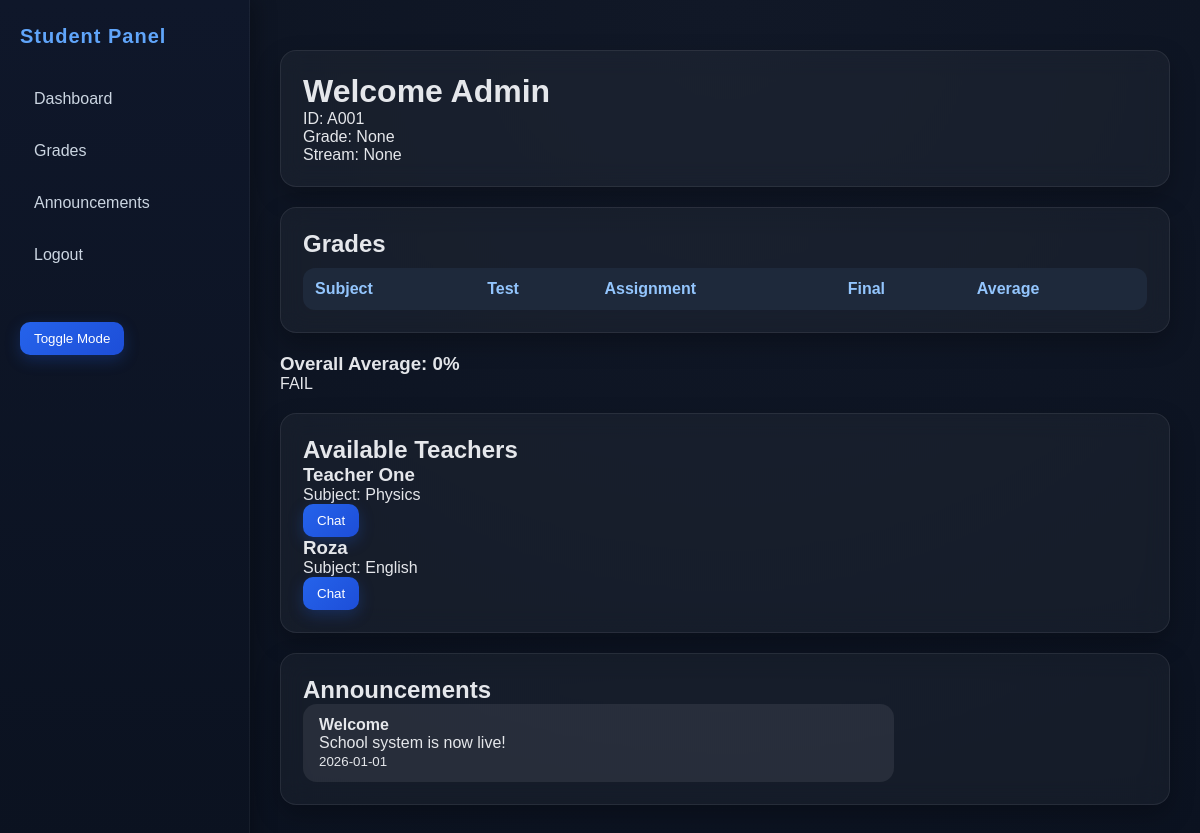
The page /dashboard/student (signed in) on the database its author committed.
### tables this page shows
CREATE TABLE users (
        id TEXT PRIMARY KEY,
        name TEXT,
        password TEXT,
        role TEXT,
        grade TEXT,
        stream TEXT,
        subject TEXT
    );

CREATE TABLE announcements (
        id INTEGER PRIMARY KEY AUTOINCREMENT,
        title TEXT,
        message TEXT,
        date TEXT
    );

### app.py (the view, shortened to what this page needs)
@app.route("/dashboard/student")
def student_dashboard():
    if "user" not in session:
        return redirect("/")
    student_id = session["user"]
    conn = sqlite3.connect("database.db")
    c = conn.cursor()
    c.execute("SELECT * FROM users WHERE id=?", (student_id,))
    student = c.fetchone()
    c.execute("SELECT subject, test, assignment, final_exam FROM grades WHERE student_id=?", (student_id,))
    grades = c.fetchall()
    overall_average = 0
    c.execute("SELECT title, message, date FROM announcements ORDER BY id DESC")
    announcements = c.fetchall()
    c.execute("""
    SELECT id, name, subject
    FROM users
    WHERE role='teacher'
    """)
    teachers = c.fetchall()
    conn.close()
    return render_template(
    "student_dashboard.html",
    student=student,
    grades=grades,
    announcements=announcements,
    teachers=teachers,
    overall_average=overall_average
)

### templates/student_dashboard.html (shortened to what this page needs)
<!DOCTYPE html>
<html>
<head>
    <link rel="stylesheet" href="{{ url_for('static', filename='css/style.css') }}">
    <link rel="stylesheet" href="{{ url_for('static', filename='css/dashboard.css') }}">
</head>
<body>
<div class="dashboard">
    <div class="sidebar">
        <h2>Student Panel</h2>
        <a href="#">Dashboard</a>
        <a href="#">Grades</a>
        <a href="#">Announcements</a>
        <a href="/logout">Logout</a>
        <br><br>
        <button onclick="toggleDarkMode()">Toggle Mode</button>
    </div>
    <div class="main-content">
        <div class="card">
            <h1>Welcome {{ student[1] }}</h1>
            <p>ID: {{ student[0] }}</p>
            <p>Grade: {{ student[4] }}</p>
            <p>Stream: {{ student[5] }}</p>
        </div>
        <div class="card">
            <h2>Grades</h2>
            <table>
                <tr>
                    <th>Subject</th>
                    <th>Test</th>
                    <th>Assignment</th>
                    <th>Final</th>
                    <th>Average</th>
                </tr>
            </table>
        </div>
        <h3>Overall Average: {{ overall_average }}%</h3>
        {% if overall_average >= 50 %}
        <p>PASS</p>
        {% else %}
        <p>FAIL</p>
        {% endif %}
        <div class="card">
            <h2>Available Teachers</h2>
            {% for teacher in teachers %}
                <div class="teacher-card">
                    <h3>{{ teacher[1] }}</h3>
                    <p>
                        Subject:
                        {{ teacher[2] }}
                    </p>
                    <a href="/chat/{{ teacher[0] }}">
                        <button>
                            Chat
                        </button>
                    </a>
                </div>
            {% endfor %}
        </div>
        <div class="card">
            <h2>Announcements</h2>
            {% for a in announcements %}
                <div class="message received">
                    <strong>{{ a[0] }}</strong>
                    <p>{{ a[1] }}</p>
                    <small>{{ a[2] }}</small>
                </div>
            {% endfor %}
        </div>
    </div>
</div>
</body>
</html>

### static/css/style.css (style rules this page uses)
body { margin: 0; min-height: 100vh; width: 100%; background-repeat: no-repeat; backdrop-filter: blur(3px) brightness(30%); background: url(); background-color: #bceafe; background-image: linear-gradient(to bottom, rgba(15, 23, 42, 0.95), rgba(0, 0, 0, 0.3)), url(../images/backgroundimg.jpg); background-blend-mode: luminosity; background-position: 100%; background-size:cover; background-attachment: fixed; }
.card { background: white; padding: 20px; margin: 20px 0; border-radius: 10px; box-shadow: 0 4px 10px rgba(0,0,0,0.1); }
table { width: 100%; border-collapse: collapse; margin-top: 10px; }
table th { background: #0a3d62; color: white; padding: 10px; }

### static/css/dashboard.css (style rules this page uses)
* { margin: 0; padding: 0; box-sizing: border-box; font-family: "Poppins", Arial, sans-serif; }
body { background: #0b1220; color: #e5e7eb; }
.dashboard { display: flex; min-height: 100vh; }
.sidebar { width: 250px; background: linear-gradient(180deg, #0f172a, #0b1220); padding: 25px 20px; position: fixed; height: 100%; border-right: 1px solid rgba(255,255,255,0.05); box-shadow: 5px 0 20px rgba(0,0,0,0.3); }
.sidebar h2 { margin-bottom: 30px; font-size: 20px; color: #60a5fa; letter-spacing: 1px; }
.sidebar a { display: block; color: #cbd5e1; text-decoration: none; padding: 12px 14px; margin: 10px 0; border-radius: 10px; transition: 0.25s ease; position: relative; overflow: hidden; }
.main-content { margin-left: 250px; width: calc(100% - 250px); padding: 30px; background: radial-gradient(circle at top, #111827, #0b1220); }
.card { background: rgba(255,255,255,0.04); border: 1px solid rgba(255,255,255,0.08); backdrop-filter: blur(12px); padding: 22px; border-radius: 16px; margin-bottom: 20px; box-shadow: 0 10px 25px rgba(0,0,0,0.25); transition: 0.3s ease; }
.card > div { transition: 0.2s ease; }
button { background: linear-gradient(135deg, #2563eb, #1d4ed8); color: white; border: none; padding: 9px 14px; border-radius: 10px; cursor: pointer; font-weight: 500; transition: 0.25s ease; box-shadow: 0 5px 15px rgba(37,99,235,0.25); }
table { width: 100%; border-collapse: collapse; overflow: hidden; border-radius: 12px; }
table th { background: #1e293b; color: #93c5fd; padding: 12px; text-align: left; }
.message { padding: 12px 16px; border-radius: 14px; max-width: 70%; animation: fadeIn 0.2s ease; }
.received { background: rgba(255,255,255,0.08); color: #e5e7eb; align-self: flex-start; }

### rows shown on the page
users: name "Admin", id "A001"
users: name "Teacher One", subject "Physics"
users: name "Roza", subject "English"
announcements: title "Welcome", message "School system is now live!", date "2026-01-01"

### other values the page prints
{{ student[4] }} "None"
{{ student[5] }} "None"
{{ overall_average }} "0"
